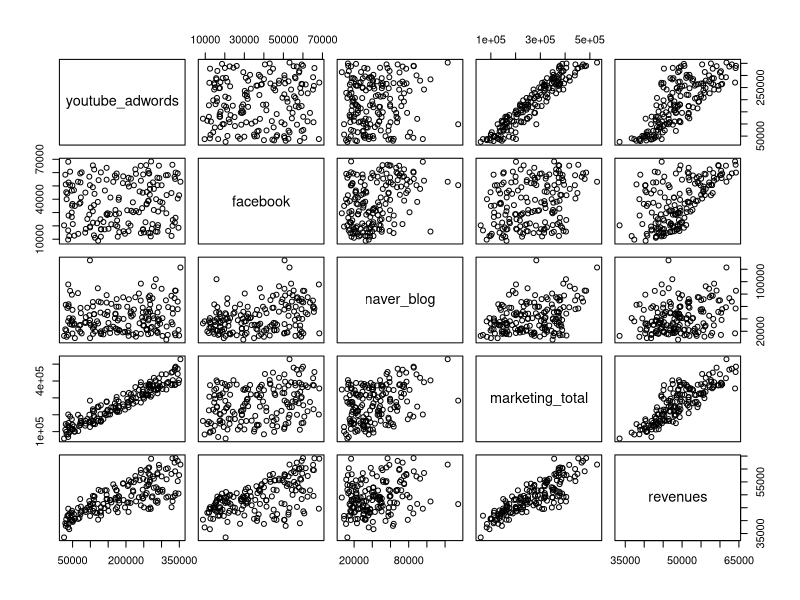
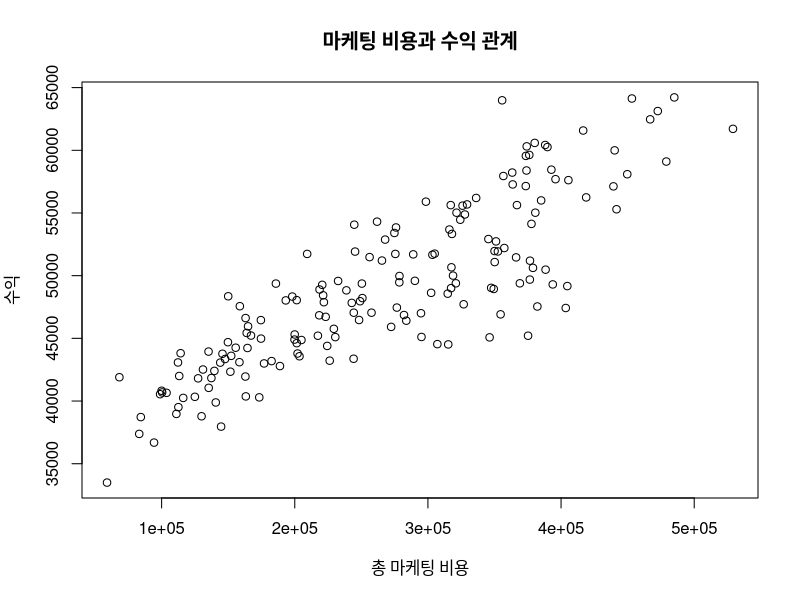

Source code (R) for these figures, in order:
#CH_04 비즈니스 회귀분석
getwd()
setwd("E:/hello-git-sourcetree/R_GO/R_Business_Intelligence")
adverts<-read.csv("Ch4_SNS_marketing.csv"); str(adverts)

pairs(adverts)
plot(adverts$marketing_total, adverts$revenues,
     ylab = "수익", xlab = "총 마케팅 비용", main = "마케팅 비용과 수익 관계")

model_1<-lm(revenues ~ marketing_total, data =adverts)
model_1
